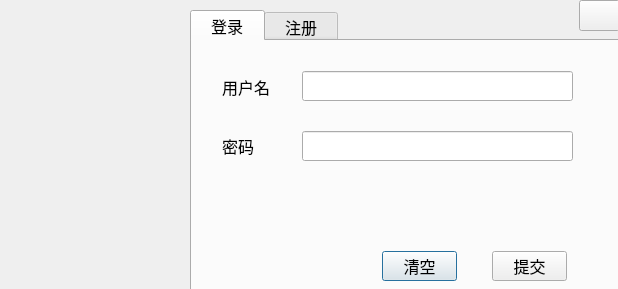
<?xml version="1.0" encoding="UTF-8"?>
<ui version="4.0">
 <class>LoginDialog</class>
 <widget class="QDialog" name="LoginDialog">
  <property name="geometry">
   <rect>
    <x>0</x>
    <y>0</y>
    <width>618</width>
    <height>289</height>
   </rect>
  </property>
  <property name="font">
   <font>
    <pointsize>12</pointsize>
   </font>
  </property>
  <property name="windowTitle">
   <string>Dialog</string>
  </property>
  <widget class="QTabWidget" name="tw_page">
   <property name="geometry">
    <rect>
     <x>190</x>
     <y>10</y>
     <width>431</width>
     <height>281</height>
    </rect>
   </property>
   <property name="currentIndex">
    <number>0</number>
   </property>
   <widget class="QWidget" name="tab_1">
    <attribute name="title">
     <string>  登录  </string>
    </attribute>
    <widget class="QLabel" name="lb_name">
     <property name="geometry">
      <rect>
       <x>30</x>
       <y>30</y>
       <width>61</width>
       <height>31</height>
      </rect>
     </property>
     <property name="text">
      <string>用户名</string>
     </property>
    </widget>
    <widget class="QLabel" name="lb_password">
     <property name="geometry">
      <rect>
       <x>30</x>
       <y>90</y>
       <width>54</width>
       <height>30</height>
      </rect>
     </property>
     <property name="text">
      <string>密码</string>
     </property>
    </widget>
    <widget class="QLineEdit" name="le_name">
     <property name="geometry">
      <rect>
       <x>110</x>
       <y>30</y>
       <width>271</width>
       <height>30</height>
      </rect>
     </property>
     <property name="toolTip">
      <string> 输入用户名或密码,  长度不超过10 位 </string>
     </property>
    </widget>
    <widget class="QLineEdit" name="le_password">
     <property name="geometry">
      <rect>
       <x>110</x>
       <y>90</y>
       <width>271</width>
       <height>30</height>
      </rect>
     </property>
     <property name="text">
      <string/>
     </property>
     <property name="echoMode">
      <enum>QLineEdit::Password</enum>
     </property>
    </widget>
    <widget class="QPushButton" name="pb_clear">
     <property name="geometry">
      <rect>
       <x>190</x>
       <y>210</y>
       <width>75</width>
       <height>30</height>
      </rect>
     </property>
     <property name="text">
      <string>清空</string>
     </property>
    </widget>
    <widget class="QPushButton" name="pb_commit">
     <property name="geometry">
      <rect>
       <x>300</x>
       <y>210</y>
       <width>75</width>
       <height>30</height>
      </rect>
     </property>
     <property name="text">
      <string>提交</string>
     </property>
    </widget>
   </widget>
   <widget class="QWidget" name="tab_2">
    <attribute name="title">
     <string>  注册  </string>
    </attribute>
    <widget class="QLineEdit" name="le_register_name">
     <property name="geometry">
      <rect>
       <x>110</x>
       <y>30</y>
       <width>271</width>
       <height>30</height>
      </rect>
     </property>
    </widget>
    <widget class="QLabel" name="lb_register_name">
     <property name="geometry">
      <rect>
       <x>30</x>
       <y>30</y>
       <width>61</width>
       <height>31</height>
      </rect>
     </property>
     <property name="text">
      <string>用户名</string>
     </property>
    </widget>
    <widget class="QLineEdit" name="le_register_password">
     <property name="geometry">
      <rect>
       <x>110</x>
       <y>90</y>
       <width>271</width>
       <height>30</height>
      </rect>
     </property>
     <property name="text">
      <string/>
     </property>
     <property name="echoMode">
      <enum>QLineEdit::Password</enum>
     </property>
    </widget>
    <widget class="QLabel" name="lb_register_password">
     <property name="geometry">
      <rect>
       <x>30</x>
       <y>90</y>
       <width>54</width>
       <height>30</height>
      </rect>
     </property>
     <property name="text">
      <string>密码</string>
     </property>
    </widget>
    <widget class="QLabel" name="lb_register_confirm">
     <property name="geometry">
      <rect>
       <x>30</x>
       <y>150</y>
       <width>54</width>
       <height>30</height>
      </rect>
     </property>
     <property name="text">
      <string>确认</string>
     </property>
    </widget>
    <widget class="QLineEdit" name="le_register_confirm">
     <property name="geometry">
      <rect>
       <x>110</x>
       <y>150</y>
       <width>271</width>
       <height>30</height>
      </rect>
     </property>
     <property name="text">
      <string/>
     </property>
     <property name="echoMode">
      <enum>QLineEdit::Password</enum>
     </property>
    </widget>
    <widget class="QPushButton" name="pb_register_clear">
     <property name="geometry">
      <rect>
       <x>190</x>
       <y>210</y>
       <width>75</width>
       <height>30</height>
      </rect>
     </property>
     <property name="text">
      <string>清空</string>
     </property>
    </widget>
    <widget class="QPushButton" name="pb_register_commit">
     <property name="geometry">
      <rect>
       <x>300</x>
       <y>210</y>
       <width>75</width>
       <height>30</height>
      </rect>
     </property>
     <property name="text">
      <string>提交</string>
     </property>
    </widget>
   </widget>
  </widget>
  <widget class="QLabel" name="lb_icon">
   <property name="geometry">
    <rect>
     <x>0</x>
     <y>10</y>
     <width>191</width>
     <height>281</height>
    </rect>
   </property>
   <property name="text">
    <string/>
   </property>
   <property name="pixmap">
    <pixmap resource="resource.qrc">:/images/desk.jpg</pixmap>
   </property>
   <property name="scaledContents">
    <bool>true</bool>
   </property>
   <property name="alignment">
    <set>Qt::AlignCenter</set>
   </property>
  </widget>
  <widget class="QPushButton" name="pb_close">
   <property name="geometry">
    <rect>
     <x>579</x>
     <y>0</y>
     <width>41</width>
     <height>31</height>
    </rect>
   </property>
   <property name="sizePolicy">
    <sizepolicy hsizetype="Minimum" vsizetype="Fixed">
     <horstretch>0</horstretch>
     <verstretch>0</verstretch>
    </sizepolicy>
   </property>
   <property name="font">
    <font>
     <family>黑体</family>
     <pointsize>12</pointsize>
    </font>
   </property>
   <property name="focusPolicy">
    <enum>Qt::StrongFocus</enum>
   </property>
   <property name="contextMenuPolicy">
    <enum>Qt::NoContextMenu</enum>
   </property>
   <property name="layoutDirection">
    <enum>Qt::LeftToRight</enum>
   </property>
   <property name="text">
    <string/>
   </property>
   <property name="icon">
    <iconset resource="resource.qrc">
     <normaloff>:/images/cancel.png</normaloff>:/images/cancel.png</iconset>
   </property>
   <property name="default">
    <bool>false</bool>
   </property>
  </widget>
 </widget>
 <tabstops>
  <tabstop>tw_page</tabstop>
  <tabstop>le_name</tabstop>
  <tabstop>le_password</tabstop>
  <tabstop>pb_commit</tabstop>
  <tabstop>pb_clear</tabstop>
  <tabstop>le_register_name</tabstop>
  <tabstop>le_register_password</tabstop>
  <tabstop>le_register_confirm</tabstop>
  <tabstop>pb_register_commit</tabstop>
  <tabstop>pb_register_clear</tabstop>
 </tabstops>
 <resources>
  <include location="resource.qrc"/>
 </resources>
 <connections/>
</ui>
